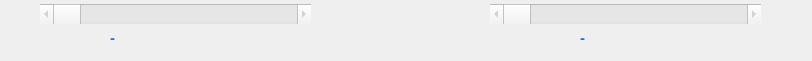
<?xml version="1.0" encoding="UTF-8"?>
<ui version="4.0">
 <class>Form</class>
 <widget class="QWidget" name="Form">
  <property name="geometry">
   <rect>
    <x>0</x>
    <y>0</y>
    <width>812</width>
    <height>61</height>
   </rect>
  </property>
  <property name="windowTitle">
   <string>Form</string>
  </property>
  <widget class="QLabel" name="SliceLabel2">
   <property name="geometry">
    <rect>
     <x>580</x>
     <y>25</y>
     <width>125</width>
     <height>26</height>
    </rect>
   </property>
   <property name="font">
    <font>
     <pointsize>11</pointsize>
     <bold>true</bold>
    </font>
   </property>
   <property name="styleSheet">
    <string notr="true">color:rgb(22, 110, 255)</string>
   </property>
   <property name="text">
    <string>-</string>
   </property>
  </widget>
  <widget class="QScrollBar" name="IsppaScrollBar1">
   <property name="enabled">
    <bool>false</bool>
   </property>
   <property name="geometry">
    <rect>
     <x>40</x>
     <y>4</y>
     <width>271</width>
     <height>20</height>
    </rect>
   </property>
   <property name="orientation">
    <enum>Qt::Orientation::Horizontal</enum>
   </property>
  </widget>
  <widget class="QLabel" name="SliceLabel1">
   <property name="geometry">
    <rect>
     <x>110</x>
     <y>25</y>
     <width>125</width>
     <height>26</height>
    </rect>
   </property>
   <property name="font">
    <font>
     <pointsize>11</pointsize>
     <bold>true</bold>
    </font>
   </property>
   <property name="styleSheet">
    <string notr="true">color:rgb(22, 110, 255)</string>
   </property>
   <property name="text">
    <string>-</string>
   </property>
  </widget>
  <widget class="QScrollBar" name="IsppaScrollBar2">
   <property name="enabled">
    <bool>false</bool>
   </property>
   <property name="geometry">
    <rect>
     <x>490</x>
     <y>4</y>
     <width>271</width>
     <height>20</height>
    </rect>
   </property>
   <property name="orientation">
    <enum>Qt::Orientation::Horizontal</enum>
   </property>
  </widget>
 </widget>
 <resources/>
 <connections/>
</ui>
